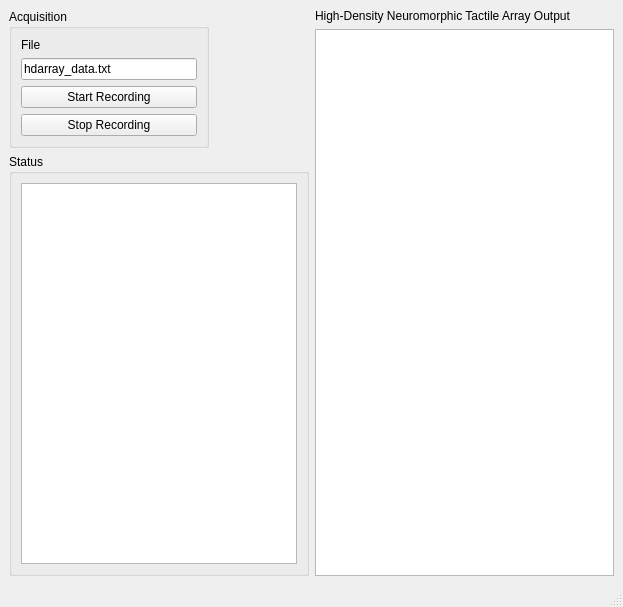
<?xml version="1.0" encoding="UTF-8"?>
<ui version="4.0">
 <class>MainWindow</class>
 <widget class="QMainWindow" name="MainWindow">
  <property name="geometry">
   <rect>
    <x>0</x>
    <y>0</y>
    <width>623</width>
    <height>607</height>
   </rect>
  </property>
  <property name="windowTitle">
   <string>Demo: Pick and Place + Shape Recognition</string>
  </property>
  <widget class="QWidget" name="centralwidget">
   <layout class="QGridLayout" name="gridLayout_3">
    <item row="0" column="0">
     <layout class="QVBoxLayout" name="verticalLayout_3">
      <item>
       <widget class="QGroupBox" name="groupBox_5">
        <property name="maximumSize">
         <size>
          <width>200</width>
          <height>200</height>
         </size>
        </property>
        <property name="title">
         <string>Acquisition</string>
        </property>
        <layout class="QGridLayout" name="gridLayout">
         <item row="3" column="0">
          <widget class="QPushButton" name="btnStop">
           <property name="text">
            <string>Stop Recording</string>
           </property>
          </widget>
         </item>
         <item row="0" column="0">
          <widget class="QLabel" name="label_2">
           <property name="text">
            <string>File</string>
           </property>
          </widget>
         </item>
         <item row="2" column="0">
          <widget class="QPushButton" name="btnStart">
           <property name="text">
            <string>Start Recording</string>
           </property>
          </widget>
         </item>
         <item row="1" column="0">
          <widget class="QLineEdit" name="tbFile">
           <property name="text">
            <string>hdarray_data.txt</string>
           </property>
          </widget>
         </item>
        </layout>
       </widget>
      </item>
     </layout>
    </item>
    <item row="0" column="1" rowspan="2">
     <layout class="QVBoxLayout" name="verticalLayoutGraphics">
      <item>
       <widget class="QLabel" name="label">
        <property name="text">
         <string>High-Density Neuromorphic Tactile Array Output</string>
        </property>
       </widget>
      </item>
      <item>
       <widget class="GraphicsLayoutWidget" name="pltArray"/>
      </item>
     </layout>
    </item>
    <item row="1" column="0">
     <layout class="QVBoxLayout" name="verticalLayout">
      <item>
       <widget class="QGroupBox" name="groupBox">
        <property name="maximumSize">
         <size>
          <width>500</width>
          <height>500</height>
         </size>
        </property>
        <property name="title">
         <string>Status</string>
        </property>
        <layout class="QGridLayout" name="gridLayout_2">
         <item row="0" column="0">
          <widget class="QListWidget" name="lbStatus">
           <property name="maximumSize">
            <size>
             <width>16777215</width>
             <height>16777215</height>
            </size>
           </property>
          </widget>
         </item>
        </layout>
       </widget>
      </item>
     </layout>
    </item>
   </layout>
   <zorder></zorder>
  </widget>
  <widget class="QStatusBar" name="statusbar"/>
 </widget>
 <customwidgets>
  <customwidget>
   <class>GraphicsLayoutWidget</class>
   <extends>QGraphicsView</extends>
   <header location="global">pyqtgraph</header>
  </customwidget>
 </customwidgets>
 <resources/>
 <connections/>
</ui>
